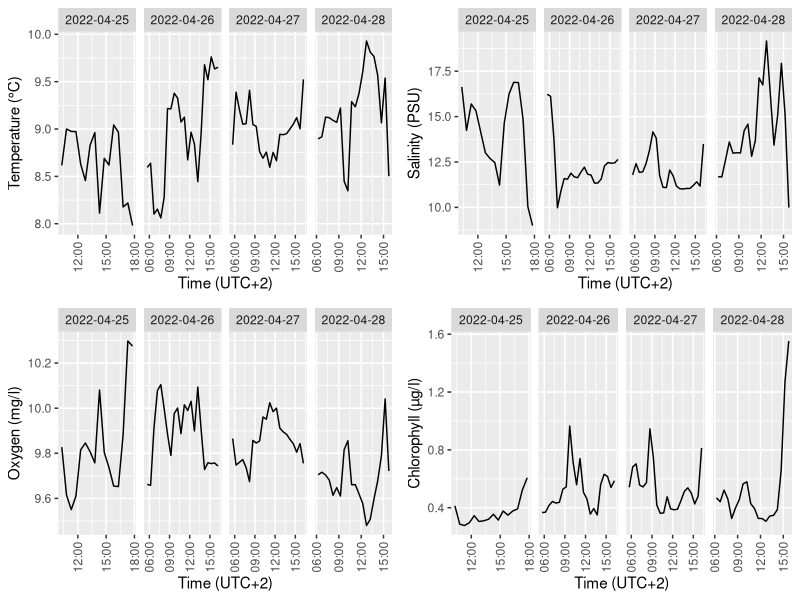
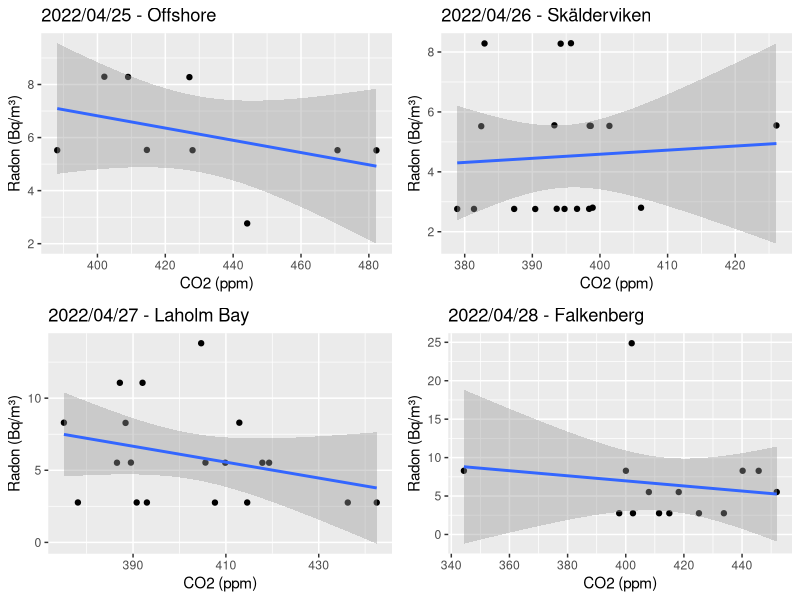
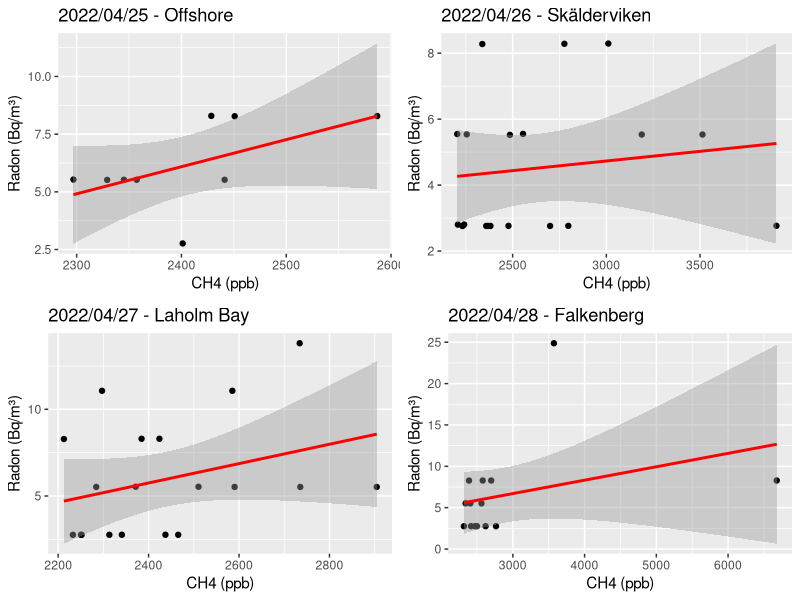
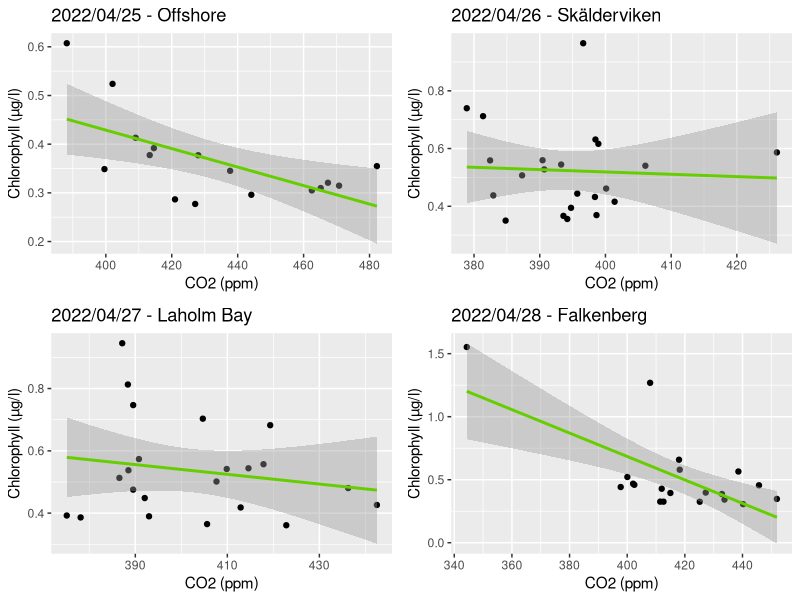
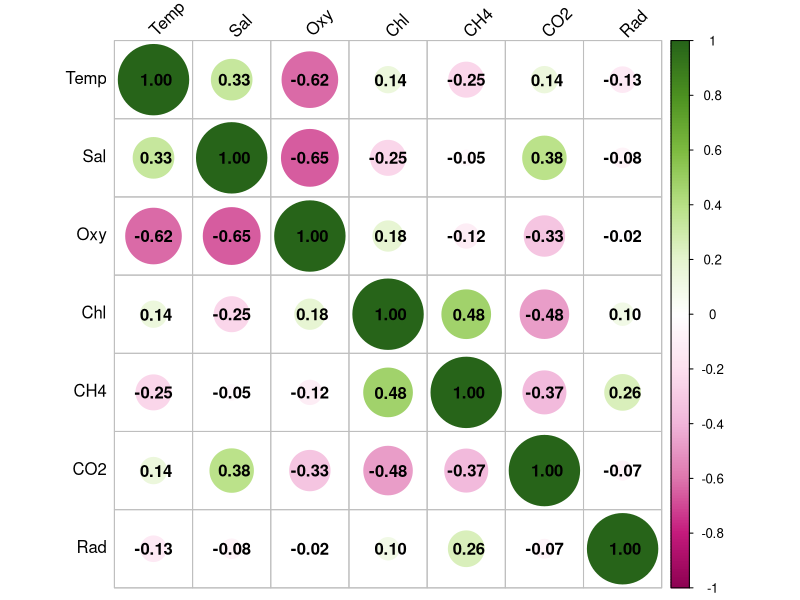
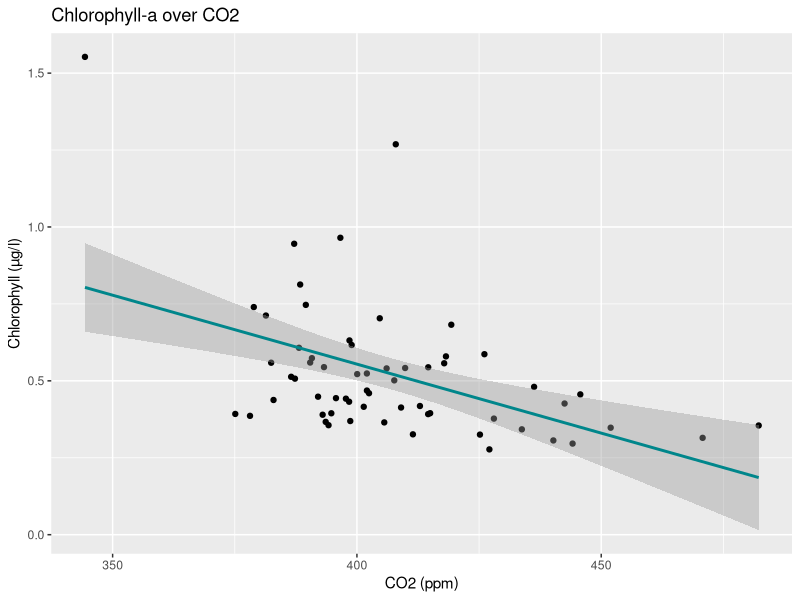

Write the R code that produced these figures, in order.
# MAR450
# load required libraries
library(tidyverse) # version 1.3.1
library(gridExtra) # version 2.3
library(ggplot2) # version 3.3.5
library(corrplot) # version 0.92

# set working directory
getwd()
setwd("~/Downloads")

# read data
raw_data <- readr::read_delim("ferrybox_licore_rad7_edited.csv", delim = ";")

# # make txt for ODV
# ## select relevant columns
# odv_data <- raw_data %>% select(2, 3, 4, 5, 6, 7, 9, 
#                                 10, 13, 14, 15, 16, 17, 18, 19, 
#                                 20, 21, 22, 23, 24, 27, 
#                                 31, 35, 51, 58)
# 
# ## create unit row
# unit_row <- (c("year", "month", 
#                "day", "hour", "minute", 
#                "second", "degrees_north", "degrees_east",
#                "degrees_celsius", "NA", "PSU",
#                "NA", "degrees_celsius", "mg/l",
#                "NA", "degrees_celsius", "NA",
#                "fluorescence", "FTU", "kPa",
#                "fluorescence", "ppm", "ppm",
#                "Bq/m3", "Bq/m3"))
# 
# ## combine unit row and df
# odv_data_selected <- rbind(unit_row, odv_data)
# 
# ## save file as txt
# write.table(odv_data_selected, "odv_data.txt", sep = "\t", dec = ".",
#             row.names = FALSE, col.names = TRUE)

# plot time series of ferrybox (temperature, salinity, oxygen, chlorophyll)
temp_plot <- ggplot(data=raw_data, aes(x=Datetime, y=Temp_SBE45)) +
  geom_line() +
  xlab("Time (UTC+2)") +
  ylab("Temperature (°C)") +
  facet_grid(cols = vars(as.Date(raw_data$Datetime)), scales = "free_x") +
  theme(axis.text.x = element_text(angle = 90, vjust = 0.5, hjust=1))

sal_plot <- ggplot(data=raw_data, aes(x=Datetime, y=Salinity_SBE45)) +
  geom_line() +
  xlab("Time (UTC+2)") +
  ylab("Salinity (PSU)") +
  facet_grid(cols = vars(as.Date(raw_data$Datetime)), scales = "free_x") +
  theme(axis.text.x = element_text(angle = 90, vjust = 0.5, hjust=1))

oxy_plot <- ggplot(data=raw_data, aes(x=Datetime, y=Oxygen)) +
  geom_line() +
  xlab("Time (UTC+2)") +
  ylab("Oxygen (mg/l)") +
  facet_grid(cols = vars(as.Date(raw_data$Datetime)), scales = "free_x") +
  theme(axis.text.x = element_text(angle = 90, vjust = 0.5, hjust=1))

chloro_plot <- ggplot(data=raw_data, aes(x=Datetime, y=Chlorophyll)) +
  geom_line() +
  xlab("Time (UTC+2)") +
  ylab("Chlorophyll (µg/l)") +
  facet_grid(cols = vars(as.Date(raw_data$Datetime)), scales = "free_x") +
  theme(axis.text.x = element_text(angle = 90, vjust = 0.5, hjust=1))

grid.arrange(temp_plot, sal_plot, oxy_plot, chloro_plot,
             nrow=2)

# sort data by day
april_25_raw <- raw_data %>%
  filter(Day == 25)
april_26_raw <- raw_data %>%
  filter(Day == 26)
april_27_raw <- raw_data %>%
  filter(Day == 27)
april_28_raw <- raw_data %>%
  filter(Day == 28)

# filter dataset; drop rows with radon </= 0
raw_data_filtered <- raw_data %>% filter(Radon_Bq_m3 > 0)

# sort filterd data by day
april_25 <- raw_data_filtered %>%
  filter(Day == 25)
april_26 <- raw_data_filtered %>%
  filter(Day == 26)
april_27 <- raw_data_filtered %>%
  filter(Day == 27)
april_28 <- raw_data_filtered %>%
  filter(Day == 28)
# 
# # plot radon and carbon dioxide per day and thus per transect
# par(mfrow = c(2,2))
# par(mar=c(5, 5, 3, 5))
# plot(april_25$Datetime, april_25$co2_MEAN,
#      type = "o", pch = 16, bty = "l", lwd = 2, col = "deepskyblue2",
#      xlab = "Latitude", ylab = "CO2 (ppm)")
# par(new = TRUE)
# plot(april_25$Datetime, april_25$Radon_Bq_m3,
#      type = "o", pch = 16, bty = "l", lwd = 2, col = "orange1",
#      axes = FALSE, xlab = "", ylab = "")
# axis(side=4, at = pretty(range(april_25$Radon_Bq_m3)))
# mtext("Radon (Bq/m^3)", side = 4, line = 3)
# 
# plot(april_26$Datetime, april_26$co2_MEAN,
#      type = "o", pch = 16, bty = "l", lwd = 2, col = "deepskyblue2",
#      xlab = "Latitude", ylab = "CO2 (ppm)")
# par(new = TRUE)
# plot(april_26$Datetime, april_26$Radon_Bq_m3,
#      type = "o", pch = 16, bty = "l", lwd = 2, col = "orange1",
#      axes = FALSE, xlab = "", ylab = "")
# axis(side=4, at = pretty(range(april_26$Radon_Bq_m3)))
# mtext("Radon (Bq/m^3)", side = 4, line = 3)
# 
# plot(april_27$Datetime, april_27$co2_MEAN,
#      type = "o", pch = 16, bty = "l", lwd = 2, col = "deepskyblue2",
#      xlab = "Datetime", ylab = "CO2 (ppm)")
# par(new = TRUE)
# plot(april_27$Datetime, april_27$Radon_Bq_m3,
#      type = "o", pch = 16, bty = "l", lwd = 2, col = "orange1",
#      axes = FALSE, xlab = "", ylab = "")
# axis(side=4, at = pretty(range(april_27$Radon_Bq_m3)))
# mtext("Radon (Bq/m^3)", side = 4, line = 3)
# 
# plot(april_28$Datetime, april_28$co2_MEAN,
#      type = "o", pch = 16, bty = "l", lwd = 2, col = "deepskyblue2",
#      xlab = "Latitude", ylab = "CO2 (ppm)")
# par(new = TRUE)
# plot(april_28$Datetime, april_28$Radon_Bq_m3,
#      type = "o", pch = 16, bty = "l", lwd = 2, col = "orange1",
#      axes = FALSE, xlab = "", ylab = "")
# axis(side=4, at = pretty(range(april_28$Radon_Bq_m3)))
# mtext("Radon (Bq/m^3)", side = 4, line = 3)
# 
# legend("bottom", c("CO2", "Radon"),
#        col = c("deepskyblue2", "orange1"), lty = c(1, 2))

# plot radon over co2
co2_25 <- ggplot(data = april_25, aes(x = co2_MEAN, y = Radon_Bq_m3)) +
  geom_point() + 
  geom_smooth(method=lm) +
  xlab("CO2 (ppm)") +
  ylab("Radon (Bq/m³)") +
  ggtitle("2022/04/25 - Offshore")

co2_26 <- ggplot(data = april_26, aes(x = co2_MEAN, y = Radon_Bq_m3)) +
  geom_point() + 
  geom_smooth(method=lm) +
  xlab("CO2 (ppm)") +
  ylab("Radon (Bq/m³)") +
  ggtitle("2022/04/26 - Skälderviken")

co2_27 <- ggplot(data = april_27, aes(x = co2_MEAN, y = Radon_Bq_m3)) +
  geom_point() + 
  geom_smooth(method=lm) +
  xlab("CO2 (ppm)") +
  ylab("Radon (Bq/m³)") +
  ggtitle("2022/04/27 - Laholm Bay")

co2_28 <- ggplot(data = april_28, aes(x = co2_MEAN, y = Radon_Bq_m3)) +
  geom_point() + 
  geom_smooth(method=lm) +
  xlab("CO2 (ppm)") +
  ylab("Radon (Bq/m³)") +
  ggtitle("2022/04/28 - Falkenberg")

grid.arrange(co2_25, co2_26, co2_27, co2_28, nrow = 2)

# plot radon over methane
ch4_25 <- ggplot(data = april_25, aes(x = ch4_MEAN, y = Radon_Bq_m3)) +
  geom_point() + 
  geom_smooth(method=lm, colour = "red") +
  xlab("CH4 (ppb)") +
  ylab("Radon (Bq/m³)") +
  ggtitle("2022/04/25 - Offshore")

ch4_26 <- ggplot(data = april_26, aes(x = ch4_MEAN, y = Radon_Bq_m3)) +
  geom_point() + 
  geom_smooth(method=lm, colour = "red") +
  xlab("CH4 (ppb)") +
  ylab("Radon (Bq/m³)") +
  ggtitle("2022/04/26 - Skälderviken")

ch4_27 <- ggplot(data = april_27, aes(x = ch4_MEAN, y = Radon_Bq_m3)) +
  geom_point() + 
  geom_smooth(method=lm, colour = "red") +
  xlab("CH4 (ppb)") +
  ylab("Radon (Bq/m³)") +
  ggtitle("2022/04/27 - Laholm Bay")

ch4_28 <- ggplot(data = april_28, aes(x = ch4_MEAN, y = Radon_Bq_m3)) +
  geom_point() + 
  geom_smooth(method=lm, colour = "red") +
  xlab("CH4 (ppb)") +
  ylab("Radon (Bq/m³)") +
  ggtitle("2022/04/28 - Falkenberg") 

grid.arrange(ch4_25, ch4_26, ch4_27, ch4_28, nrow = 2)

# chloro and co2
chloro_25 <- ggplot(data = april_25_raw, aes(x = co2_MEAN, y = Chlorophyll)) +
  geom_point() + 
  geom_smooth(method=lm, colour = "chartreuse3") +
  xlab("CO2 (ppm)") +
  ylab("Chlorophyll (µg/l)") +
  ggtitle("2022/04/25 - Offshore")

chloro_26 <- ggplot(data = april_26_raw, aes(x = co2_MEAN, y = Chlorophyll)) +
  geom_point() + 
  geom_smooth(method=lm, colour = "chartreuse3") +
  xlab("CO2 (ppm)") +
  ylab("Chlorophyll (µg/l)") +
  ggtitle("2022/04/26 - Skälderviken")

chloro_27 <- ggplot(data = april_27_raw, aes(x = co2_MEAN, y = Chlorophyll)) +
  geom_point() + 
  geom_smooth(method=lm, colour = "chartreuse3") +
  xlab("CO2 (ppm)") +
  ylab("Chlorophyll (µg/l)") +
  ggtitle("2022/04/27 - Laholm Bay")

chloro_28 <- ggplot(data = april_28_raw, aes(x = co2_MEAN, y = Chlorophyll)) +
  geom_point() + 
  geom_smooth(method=lm, colour = "chartreuse3") +
  xlab("CO2 (ppm)") +
  ylab("Chlorophyll (µg/l)") +
  ggtitle("2022/04/28 - Falkenberg")

grid.arrange(chloro_25, chloro_26, chloro_27, chloro_28, nrow = 2)

# # ferrybox raw_data exploration
# max(raw_data$Temp_SBE45) # 9.929302
# min(raw_data$Temp_SBE45) # 7.981338
# 
# max(raw_data$Salinity_SBE45) # 19.16396
# min(raw_data$Salinity_SBE45) # 9.000374
# 
# max(raw_data$Oxygen) # 10.29782
# min(raw_data$Oxygen) # 9.479888
# 
# max(raw_data$Chlorophyll) # 1.552735
# min(raw_data$Chlorophyll) # 0.277183

# corrplot
## all
corr_data <- raw_data %>% select(13, 15, 18, 22, 31, 35, 51)
corr_data_filtered <- corr_data %>% filter(Radon_Bq_m3 > 0)
names(corr_data_filtered) <- c("Temp", "Sal", "Oxy", "Chl", "CH4", "CO2", "Rad")
C = cor(corr_data_filtered)
corrplot <- corrplot(C, method = "circle", addCoef.col = 'black', 
         col = COL2('PiYG'), tl.col = 'black', tl.srt = 45)

ggplot(data = raw_data_filtered, aes(x = co2_MEAN, y = Chlorophyll)) +
  geom_point() + 
  geom_smooth(method=lm, colour = "turquoise4") +
  xlab("CO2 (ppm)") +
  ylab("Chlorophyll (µg/l)") +
  ggtitle("Chlorophyll-a over CO2")

